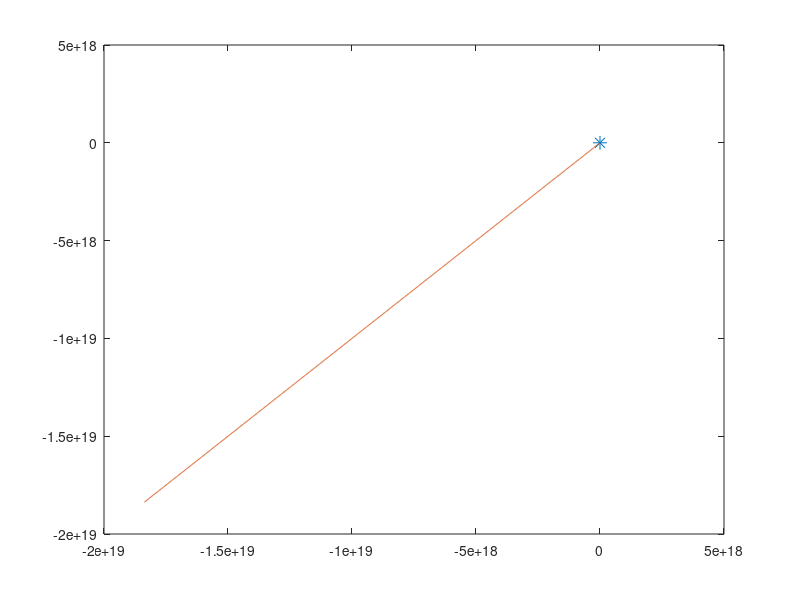

Write the MATLAB code that produced this figure.
clear;
clc;
close all;

G = -6.67*10^-11 ; 
m_sun = 1.989*10^30; 
% x=[];
x(1) = 1;
% y=[];
y(1) = 1;
% vx=[];
vx(1) = 1;
% vy=[];
vy(1) = 1;

% T = 365*24*60*60;
T = 20; 
N = 1000;
h = T/N; 

test = 0; 


for n = 1:N-1
    ax = G*m_sun*x(n)/(x(n)^2 + y(n)^2)^(3/2);
    ay = G*m_sun*y(n)/(x(n)^2 + y(n)^2)^(3/2);

    xs = x(n)+vx(n)*h;
    ys = y(n)+vy(n)*h;
    vxs = vx(n) + ax*h;
    vys = vy(n) + ay*h;
    axs = (G*m_sun*xs)/((xs^2 + ys^2)^(3/2));
    ays = (G*m_sun*ys)/((xs^2 + ys^2)^(3/2));

    vx(n+1) = vx(n) + 0.5*(ax + axs)*h;
    vy(n+1) = vy(n) + 0.5*(ay + ays)*h;

    x(n+1) = x(n) + 0.5*(vx(n) + vxs)*h;
    y(n+1) = y(n) + 0.5*(vy(n) + vys)*h;
end

plot([0],[0],'*','MarkerSize',10)
hold on
plot(x,y)







% clear;
% clc;
% close all;
% 
% % Constants
% G = 6.67408*10^-11 ; 
% M_sun = 1.989*10^30 ; 
% T = 365*24*60*60; %This is time (1 year in seconds)
% N = 10000000; %increments or iterations
% h = T/N;    % h is delta t
%  
% x_position =[]; %Initiating values  
% y_position = []; 
% vx_vector =[];
% vy_vector =[];
% x_n = 1; %Initial conditions
% y_n = 0; 
% vx_n = 0;
% vy_n = 1000000;
% counter =0;
% 
% for  t = 1:h:T % or (1:N) This iterates N times.
% counter = counter +1; 
% 
% x_position(counter) = x_n;
% y_position(counter) = y_n; 
% 
% vx_vector(counter) = vx_n;
% vy_vector(counter) = vy_n; 
% 
% 
% 
% %Calculations
% ax_n = (-1*G*M_sun*x_n)/(x_n^2 + y_n^2)^(3/2); 
% ay_n = (-1*G*M_sun*y_n)/(x_n^2 + y_n^2)^(3/2); 
% 
% 
% x_s = x_n + vx_n*h; 
% y_s = y_n + vy_n*h; 
%  
% 
% vx_s = vx_n + ax_n*h; 
% vy_s = vy_n + ay_n*h;
% 
% ax_s = (-1*G*M_sun*x_s)/(x_s^2 + y_s^2)^(3/2);
% ay_s = (-1*G*M_sun*y_s)/(x_s^2 + y_s^2)^(3/2);
% 
% x_np1 = x_n + 0.5*(vx_n + vx_s)*h;
% y_np1 = y_n + 0.5*(vy_n + vy_s)*h; 
% 
% 
% vx_np1 = vx_n + 0.5*(ax_n + ax_s)*h;
% vy_np1 = vy_n + 0.5*(ay_n + ay_s)*h; 
% 
% 
% %Re-initializing for next iteration of loop
% x_n = x_np1;
% y_n = y_np1; 
% 
% vx_n = vx_np1;
% vy_n = vy_np1; 
% 
% 
% end
% 
% plot(x_position, y_position, 'ok')



